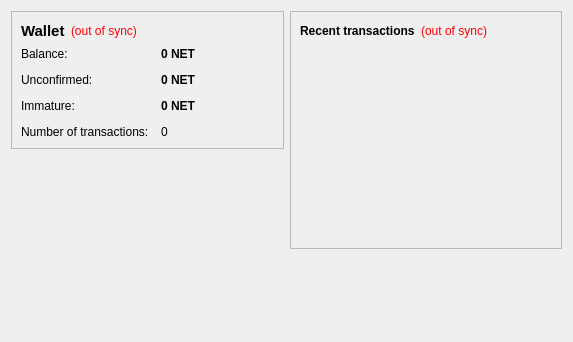
<?xml version="1.0" encoding="UTF-8"?>
<ui version="4.0">
 <class>OverviewPage</class>
 <widget class="QWidget" name="OverviewPage">
  <property name="geometry">
   <rect>
    <x>0</x>
    <y>0</y>
    <width>573</width>
    <height>342</height>
   </rect>
  </property>
  <property name="windowTitle">
   <string>Form</string>
  </property>
  <layout class="QHBoxLayout" name="horizontalLayout" stretch="1,1">
   <item>
    <layout class="QVBoxLayout" name="verticalLayout_2">
     <item>
      <widget class="QFrame" name="frame">
       <property name="frameShape">
        <enum>QFrame::StyledPanel</enum>
       </property>
       <property name="frameShadow">
        <enum>QFrame::Raised</enum>
       </property>
       <layout class="QVBoxLayout" name="verticalLayout_4">
        <item>
         <layout class="QHBoxLayout" name="horizontalLayout_4">
          <item>
           <widget class="QLabel" name="label_5">
            <property name="font">
             <font>
              <pointsize>11</pointsize>
              <weight>75</weight>
              <bold>true</bold>
             </font>
            </property>
            <property name="text">
             <string>Wallet</string>
            </property>
           </widget>
          </item>
          <item>
           <widget class="QLabel" name="labelWalletStatus">
            <property name="toolTip">
             <string>The displayed information may be out of date. Your wallet automatically synchronizes with the WoolongCoin network after a connection is established, but this process has not completed yet.</string>
            </property>
            <property name="styleSheet">
             <string notr="true">QLabel { color: red; }</string>
            </property>
            <property name="text">
             <string notr="true">(out of sync)</string>
            </property>
            <property name="alignment">
             <set>Qt::AlignLeading|Qt::AlignLeft|Qt::AlignVCenter</set>
            </property>
           </widget>
          </item>
          <item>
           <spacer name="horizontalSpacer_2">
            <property name="orientation">
             <enum>Qt::Horizontal</enum>
            </property>
            <property name="sizeHint" stdset="0">
             <size>
              <width>40</width>
              <height>20</height>
             </size>
            </property>
           </spacer>
          </item>
         </layout>
        </item>
        <item>
         <layout class="QFormLayout" name="formLayout_2">
          <property name="fieldGrowthPolicy">
           <enum>QFormLayout::AllNonFixedFieldsGrow</enum>
          </property>
          <property name="horizontalSpacing">
           <number>12</number>
          </property>
          <property name="verticalSpacing">
           <number>12</number>
          </property>
          <item row="0" column="0">
           <widget class="QLabel" name="label">
            <property name="text">
             <string>Balance:</string>
            </property>
           </widget>
          </item>
          <item row="0" column="1">
           <widget class="QLabel" name="labelBalance">
            <property name="font">
             <font>
              <weight>75</weight>
              <bold>true</bold>
             </font>
            </property>
            <property name="cursor">
             <cursorShape>IBeamCursor</cursorShape>
            </property>
            <property name="toolTip">
             <string>Your current balance</string>
            </property>
            <property name="text">
             <string notr="true">0 NET</string>
            </property>
            <property name="textInteractionFlags">
             <set>Qt::LinksAccessibleByMouse|Qt::TextSelectableByKeyboard|Qt::TextSelectableByMouse</set>
            </property>
           </widget>
          </item>
          <item row="1" column="0">
           <widget class="QLabel" name="label_3">
            <property name="text">
             <string>Unconfirmed:</string>
            </property>
           </widget>
          </item>
          <item row="1" column="1">
           <widget class="QLabel" name="labelUnconfirmed">
            <property name="font">
             <font>
              <weight>75</weight>
              <bold>true</bold>
             </font>
            </property>
            <property name="cursor">
             <cursorShape>IBeamCursor</cursorShape>
            </property>
            <property name="toolTip">
             <string>Total of transactions that have yet to be confirmed, and do not yet count toward the current balance</string>
            </property>
            <property name="text">
             <string notr="true">0 NET</string>
            </property>
            <property name="textInteractionFlags">
             <set>Qt::LinksAccessibleByMouse|Qt::TextSelectableByKeyboard|Qt::TextSelectableByMouse</set>
            </property>
           </widget>
          </item>
          <item row="3" column="0">
           <widget class="QLabel" name="label_2">
            <property name="text">
             <string>Number of transactions:</string>
            </property>
           </widget>
          </item>
          <item row="3" column="1">
           <widget class="QLabel" name="labelNumTransactions">
            <property name="toolTip">
             <string>Total number of transactions in wallet</string>
            </property>
            <property name="text">
             <string notr="true">0</string>
            </property>
           </widget>
          </item>
          <item row="2" column="0">
           <widget class="QLabel" name="labelImmatureText">
            <property name="text">
             <string>Immature:</string>
            </property>
           </widget>
          </item>
          <item row="2" column="1">
           <widget class="QLabel" name="labelImmature">
            <property name="font">
             <font>
              <weight>75</weight>
              <bold>true</bold>
             </font>
            </property>
            <property name="toolTip">
             <string>Mined balance that has not yet matured</string>
            </property>
            <property name="text">
             <string notr="true">0 NET</string>
            </property>
            <property name="textInteractionFlags">
             <set>Qt::LinksAccessibleByMouse|Qt::TextSelectableByKeyboard|Qt::TextSelectableByMouse</set>
            </property>
           </widget>
          </item>
         </layout>
        </item>
       </layout>
      </widget>
     </item>
     <item>
      <spacer name="verticalSpacer">
       <property name="orientation">
        <enum>Qt::Vertical</enum>
       </property>
       <property name="sizeHint" stdset="0">
        <size>
         <width>20</width>
         <height>40</height>
        </size>
       </property>
      </spacer>
     </item>
    </layout>
   </item>
   <item>
    <layout class="QVBoxLayout" name="verticalLayout_3">
     <item>
      <widget class="QFrame" name="frame_2">
       <property name="frameShape">
        <enum>QFrame::StyledPanel</enum>
       </property>
       <property name="frameShadow">
        <enum>QFrame::Raised</enum>
       </property>
       <layout class="QVBoxLayout" name="verticalLayout">
        <item>
         <layout class="QHBoxLayout" name="horizontalLayout_2">
          <item>
           <widget class="QLabel" name="label_4">
            <property name="text">
             <string>&lt;b&gt;Recent transactions&lt;/b&gt;</string>
            </property>
           </widget>
          </item>
          <item>
           <widget class="QLabel" name="labelTransactionsStatus">
            <property name="toolTip">
             <string>The displayed information may be out of date. Your wallet automatically synchronizes with the WoolongCoin network after a connection is established, but this process has not completed yet.</string>
            </property>
            <property name="styleSheet">
             <string notr="true">QLabel { color: red; }</string>
            </property>
            <property name="text">
             <string notr="true">(out of sync)</string>
            </property>
            <property name="alignment">
             <set>Qt::AlignRight|Qt::AlignTrailing|Qt::AlignVCenter</set>
            </property>
           </widget>
          </item>
          <item>
           <spacer name="horizontalSpacer">
            <property name="orientation">
             <enum>Qt::Horizontal</enum>
            </property>
            <property name="sizeHint" stdset="0">
             <size>
              <width>40</width>
              <height>20</height>
             </size>
            </property>
           </spacer>
          </item>
         </layout>
        </item>
        <item>
         <widget class="QListView" name="listTransactions">
          <property name="styleSheet">
           <string notr="true">QListView { background: transparent; }</string>
          </property>
          <property name="frameShape">
           <enum>QFrame::NoFrame</enum>
          </property>
          <property name="verticalScrollBarPolicy">
           <enum>Qt::ScrollBarAlwaysOff</enum>
          </property>
          <property name="horizontalScrollBarPolicy">
           <enum>Qt::ScrollBarAlwaysOff</enum>
          </property>
          <property name="selectionMode">
           <enum>QAbstractItemView::NoSelection</enum>
          </property>
         </widget>
        </item>
       </layout>
      </widget>
     </item>
     <item>
      <spacer name="verticalSpacer_2">
       <property name="orientation">
        <enum>Qt::Vertical</enum>
       </property>
       <property name="sizeHint" stdset="0">
        <size>
         <width>20</width>
         <height>40</height>
        </size>
       </property>
      </spacer>
     </item>
    </layout>
   </item>
  </layout>
 </widget>
 <resources/>
 <connections/>
</ui>
